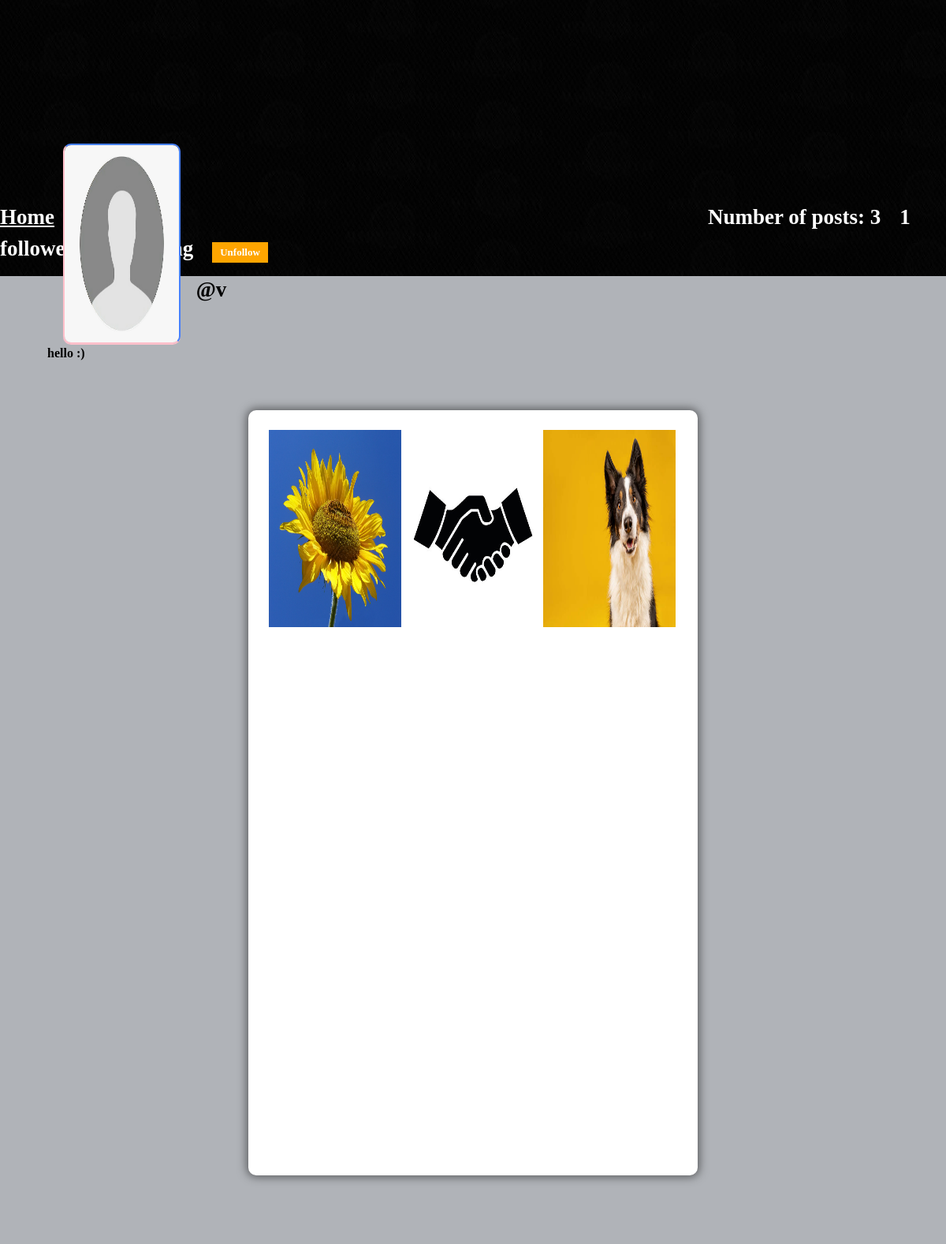
The page /profile/v (signed in) on the database its author committed.
### core/models.py (models this page shows, shortened)
class Profile(models.Model):
    user = models.ForeignKey(User, on_delete=models.CASCADE)
    id_user = models.IntegerField()
    bio = models.TextField(blank=True)
    profileimg = models.ImageField(upload_to='profile_images', default='blank-profile-picture.png')
    location = models.CharField(max_length=100, blank=True)

class Post(models.Model):
    id = models.UUIDField(primary_key=True, default=uuid.uuid4)
    user = models.CharField(max_length=500)
    image = models.ImageField(upload_to='post_images')
    caption = models.TextField()
    created_at = models.DateTimeField(default=datetime.now)
    no_of_likes = models.IntegerField(default=0)

### core/views.py (the view)
# urls.py: path('profile/<str:pk>', views.profile, name='profile'),
def profile(request, pk):
    if request.user.is_authenticated:
        pass
    else:
        return redirect('signin')
    user_object = User.objects.get(username=pk)
    user_profile = Profile.objects.get(user=user_object)
    user_posts = Post.objects.filter(user=pk)
    user_post_length = len(user_posts)
    follower = request.user.username
    user = pk
    if FollowersCount.objects.filter(follower=follower, user=user).first():
        button_text = 'Unfollow'
    else:
        button_text = 'Follow'
    user_follower = len(FollowersCount.objects.filter(user=pk))
    user_following = len(FollowersCount.objects.filter(follower=pk))
    context={
        'user_object': user_object,
        'user_profile': user_profile,
        'user_posts': user_posts,
        'user_post_length': user_post_length,
        'button_text': button_text,
        'user_follower': user_follower,
        'user_following': user_following
    }
    return render(request, 'profile.html', context)

### templates/profile.html (shortened to what this page needs)
{% load static %}
<!DOCTYPE html>
<html lang="en">
<head>
    <link rel="stylesheet" href="{% static 'css/main.min.css' %}">
    <link rel="stylesheet" href="{% static 'css/style.css' %}">
    <link rel="stylesheet" href="{% static 'css/color.css' %}">
    <link rel="stylesheet" href="{% static 'css/responsive.css' %}">
</head>
<body>
	<section>
			<div class="feature-photo">
				<figure><img src="{% static 'images/resources/black.jpg' %}" alt=""></figure>
				<form action="/follow" method="POST">
					<div class="add-btn">
					{% if user_object.username == user.username %}
					<span class="Home" style="color: white; font-size: 27px; margin-right: 900px;"><b><u><a href="/">Home</a></u></b></span>
					{% else %}
					<span class="Home" style="color: white; font-size: 27px; margin-right: 825px;"><b><u><a href="/">Home</a></u></b></span>
					{% endif %}
					<span style="color: white; font-size: 27px;"><b>Number of posts: {{user_post_length}}</b></span>
					{% if user_follower == 0 %}
					<span style="color: white; font-size: 27px;"><b>{{user_follower}} followers</b></span>
					{% elif user_follower > 1 %}
					<span style="color: white; font-size: 27px;"><b>{{user_follower}} followers</b></span>
					{% else %}
					<span style="color: white; font-size: 27px;"><b>{{user_follower}} follower</b></span>
					{% endif %}
					<span style="color: white; font-size: 27px;"><b>{{user_following}} following</b></span>
					{% if user_object.username == user.username %}
					{% else %}
					<button style="color: white">{{button_text}}</button>
					{% endif %}
					</div>
				</form>
				<div class="container-fluid">
					<div class="row merged">
						<div class="col-lg-2 col-sm-3">
							<div class="user-avatar">
								<figure>
									<img src="{{user_profile.profileimg.url}}" style="height: 250px; width: 100%;" alt="">
								</figure>
							</div>
						</div>
						<div class="col-lg-10 col-sm-9">
							<div class="timeline-info">
								<ul>
									<li class="admin-name">
									  <h5 style="color: black;white-space: nowrap; width: 110px; font-size: 27px;"><b>@{{user_profile.user.username}}</b></h5>
									</li>
								</ul>
							</div>
						</div>
					</div>
				</div>
			</div>
		</section>
		<section>
			<div class="bio">
				<b>{{user_profile.bio}}</b>
			</div>
		</section>
	<section>
		<div class="gap gray-bg">
			<div class="container-fluid">
				<div class="row">
					<div class="col-lg-12">
						<div class="row" id="page-contents">
							<div class="col-lg-3">
								<aside class="sidebar static">
								</aside>
							</div>
							<div class="col-lg-6">
								<div class="central-meta">
									<ul class="photos">
										{% for post in user_posts reversed%}
										<li>
											{% if post.image %}
											<a class="strip" href="{{post.image.url}}" title="" data-strip-group="mygroup" data-strip-group-options="loop: false">
												<img src="{{post.image.url}}" style="height: 250px; width: 300px;" alt=""></a>
											{% endif %}
										</li>
										{% endfor %}
									</ul>
								</div>
							</div>
							<div class="col-lg-3">
								<aside class="sidebar static">
								</aside>
							</div>
						</div>
					</div>
				</div>
			</div>
		</div>
	</section>
</body>
</html>

### static/css/color.css (style rules this page uses)
#nprogress .bar, .timeline-info > ul li a::before, .add-btn > a, .activitiez > li::before, form button, .colla-apps > li a:hover, a.underline:before, .setting-row input:checked + label, .user-avatar:hover .edit-phto, .error-meta > a, .color-bg, .add-butn, .nav.nav-tabs.likes-btn > li a.active, a.dislike-btn, .drop > a:hover, .btn-view.btn-load-more:hover, .accordion .card h5 button[aria-expanded="true"], .chat-head, .f-page > figure em, .inbox-panel-head > ul > li > a, .nav-tabs--left .nav-link.active, .nav-tabs--left .nav-link.active:hover, footer .widget-title h4::before, #topcontrol, .sidebar .widget-title::before, .f-title::before, .g-post-classic > figure > i::after, .purify > a, .help-list > a:hover, .open-position::before, .info > a, .category-box:hover, .category-box.selected, a.main-btn, .section-heading::before, .getquot-baner, .more-branches > h4::before, .is-helpful > a, .cart-optionz > li > a:hover, .paginationz > li a:hover, .paginationz > li a.active, .shopping-cart, a.btn2:hover, .form-submit > input[type="submit"], button.submit-checkout, .delete-cart:hover, .proceed .button, .amount-area .update-cart, a.addnewforum, .apply-bttons > a { background: orange; }

### static/css/responsive.css (style rules this page uses)
@media screen and (max-width: 1281px) and (min-width: 1024px) { .photos > li { min-width: 32.2%; width: 32.2%; } }
@media screen and (max-width: 1281px) and (min-width: 1024px) { .timeline-info { line-height: 51px; } }
@media screen and (max-width: 1281px) and (min-width: 1024px) { .timeline-info .admin-name > h5 { font-size: 20px; } }
@media screen and (max-width: 1281px) and (min-width: 1024px) { .user-avatar { width: 80.2% } }

### rows shown on the page
Profile: profileimg (placeholder picture), user.username "v", bio "hello :)"
Post: image (picture)
Post: image (picture)
Post: image (picture)

### other values the page prints
{{ user_post_length }} "3"
{{ user_follower }} "1"
{{ button_text }} "Unfollow"
